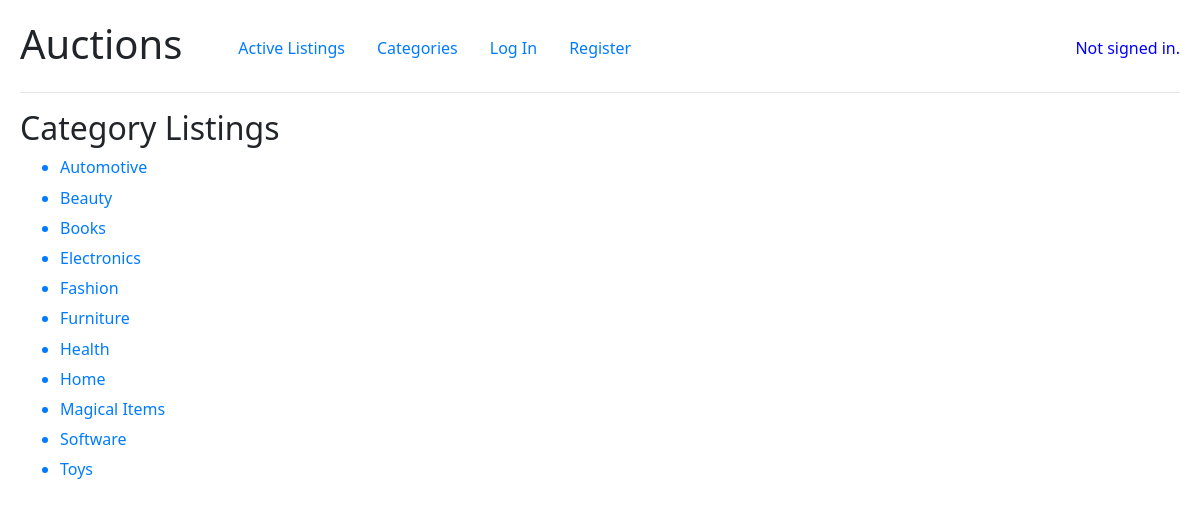
The page /categories on the database its author committed.
### auctions/models.py (models this page shows)
class Category(models.Model):
    category_item = models.CharField(max_length=64)
    class Meta:
        ordering = ('category_item',)
    def __str__(self):
        return self.category_item

### auctions/views.py (the view)
# urls.py: path("categories", views.categories, name="categories"),
def categories(request):
    return render(request, "auctions/categories.html", {
        "categories": Category.objects.all(),
    })

### auctions/templates/auctions/categories.html
{% extends "auctions/layout.html" %}
{% block body %}
    <h2>Category Listings</h2>
    <ul>
        {% for category in categories %}
            <a href="{% url 'category' category=category %}">
            <li><h6>{{ category }}</h6></li>
            </a>
        {% endfor %}
    </ul>
{% endblock %}

### auctions/templates/auctions/layout.html (shortened to what this page needs)
{% load static %}
<!DOCTYPE html>
<html lang="en">
    <head>
        <link rel="stylesheet" href="https://stackpath.bootstrapcdn.com/bootstrap/4.4.1/css/bootstrap.min.css">
        <link rel="stylesheet" href="{% static 'auctions/styles.css' %}">
    </head>
    <body>
        <div id="lay_main">
            <div>
                <h1>Auctions</h1>
            </div>
            <div class="lay_item2">
                <ul class="nav">
                    <li class="nav-item">
                        <a class="nav-link" href="{% url 'index' %}">Active Listings</a>
                    </li>
                    <li class="nav-item">
                        <a class="nav-link" href="{% url 'categories' %}">Categories</a>
                    </li>
                    {% if user.is_authenticated %}
                        <li class="nav-item">
                            <a class="nav-link" href="{% url 'create' %}">Create a Listing</a>
                        </li>
                        <li class="nav-item">
                            <a class="nav-link" href="{% url 'users_watchlist' %}">Watchlist</a>
                        </li>
                        <li class="nav-item">
                            <a class="nav-link" href="{% url 'logout' %}">Log Out</a>
                        </li>
                    {% else %}
                        <li class="nav-item">
                            <a class="nav-link" href="{% url 'login' %}">Log In</a>
                        </li>
                        <li class="nav-item">
                            <a class="nav-link" href="{% url 'register' %}">Register</a>
                        </li>
                    {% endif %}
                </ul>
            </div>
            <div class="lay_item3">
                {% if user.is_authenticated %}
                    Signed in as <strong>{{ user.username }}</strong>.
                {% else %}
                    Not signed in.
                {% endif %}
            </div>
        </div>
        <hr>
        {% block body %}
        {% endblock %}
    </body>
</html>

### auctions/static/auctions/styles.css (style rules this page uses)
body { padding: 20px; font-family: 'Segoe UI', Tahoma, Geneva, Verdana, sans-serif; }
#lay_main { display: flex; flex-direction: row; align-items: center; }
.lay_item2 { margin-left: 40px; }
.lay_item3 { color: blue; margin-left: auto; }

### rows shown on the page
Category: category_item "Automotive"
Category: category_item "Beauty"
Category: category_item "Books"
Category: category_item "Electronics"
Category: category_item "Fashion"
Category: category_item "Furniture"
Category: category_item "Health"
Category: category_item "Home"
Category: category_item "Magical Items"
Category: category_item "Software"
Category: category_item "Toys"
